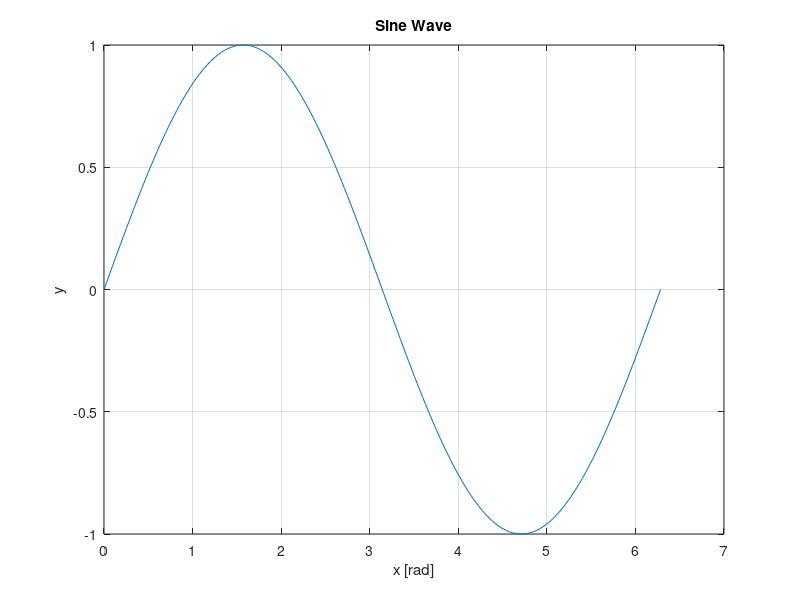
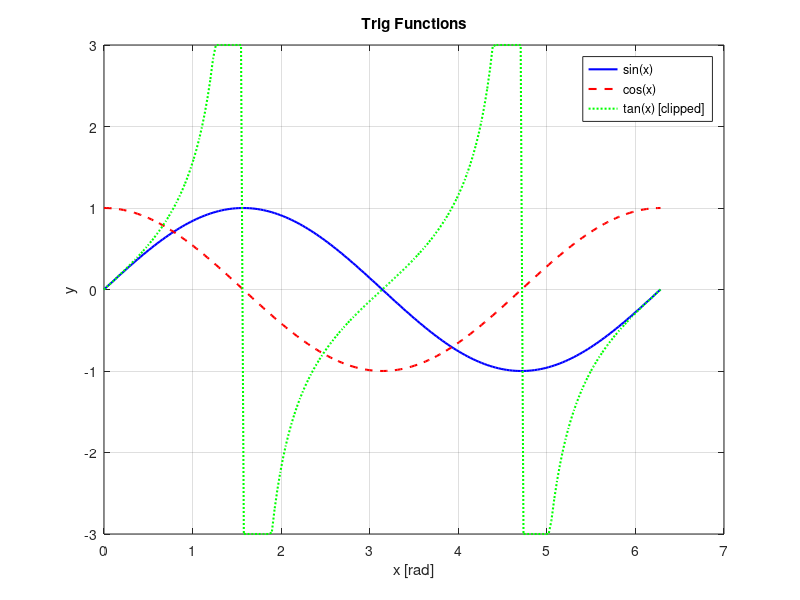
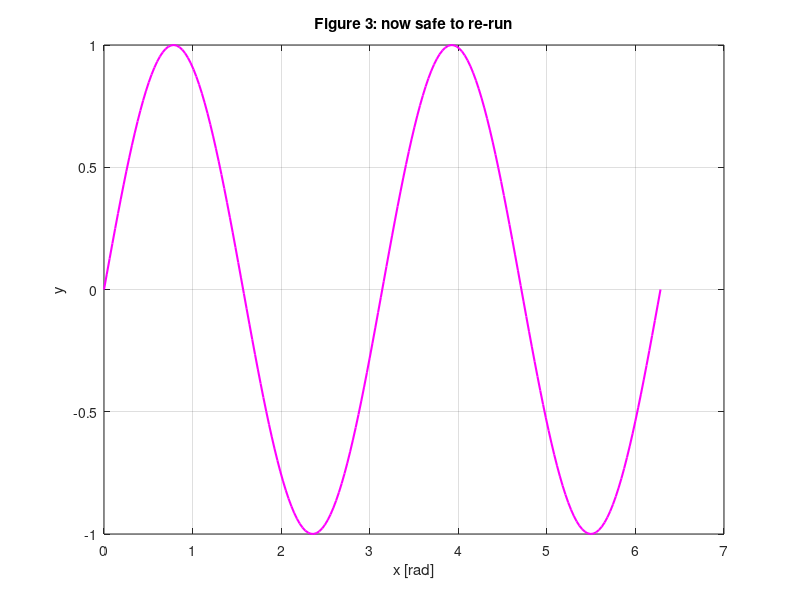
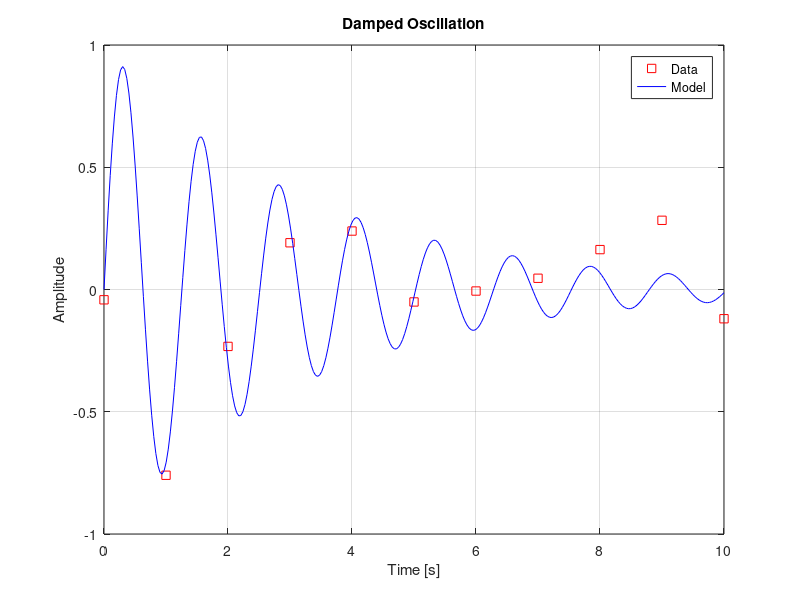

Write MATLAB code to recreate these figures, in order.
%[text] # Figures in Live Scripts: Best Practices
%[text] This demo walks through common patterns and pitfalls when creating 2D plots inside MATLAB live scripts.  Live scripts display output *inline*, which changes how figures behave compared to traditional `.m` scripts.
%%
%[text] ## Start Every Script with `clear` and `close all`
%[text] `clear` removes all variables from the workspace.  `close all` closes any figure windows that may be open from a previous run.  Without these, leftover state from a prior run can contaminate your results — a plot from the last run may still be "live" and accept new data unintentionally.
clear
close all
%[text] **Rule:** Put `clear` and `close all` at the very top of every script.
%%
%[text] ## A Basic 2D Plot
%[text] Always:
%[text] 1. Open a numbered figure with `figure(N)`.
%[text] 2. Clear it with `clf()` before drawing.
%[text] 3. Add axis labels and a title. \
%[text] `figure(1)` creates or raises Figure 1. `clf()` wipes any existing content so you start with a blank canvas.  Without `clf()`, re-running the section appends to whatever is already there.
x = linspace(0, 2*pi, 200);
y_sin = sin(x);

figure(1);
clf();
plot(x, y_sin)
xlabel('x [rad]')
ylabel('y')
title('Sine Wave')
grid('on')

%%
%[text] ## Overlaying Plots with `hold on`
%[text] To draw multiple curves on one set of axes, call `hold on` *after* the first `plot`.  Every subsequent `plot` call then adds to the same axes instead of replacing them.  Call `hold off` when you are done overlaying (or let `clf()` reset it on the next run).
%[text] 
%[text] **Important for live scripts:** Keep all the code that builds a single figure *within one section*.  If you split a `hold on` sequence across a `%%` section break, the inline output area is split too and the figure may render in pieces or appear duplicated.
y_cos = cos(x);
y_tan_clip = max(min(tan(x), 3), -3);   

figure(2);
clf();
plot(x, y_sin, 'b-',  'LineWidth', 1.5, 'DisplayName', 'sin(x)')
hold on
plot(x, y_cos, 'r--', 'LineWidth', 1.5, 'DisplayName', 'cos(x)')
plot(x, y_tan_clip, 'g:', 'LineWidth', 1.5, 'DisplayName', 'tan(x) [clipped]')
hold off

xlabel('x [rad]')
ylabel('y')
title('Trig Functions')
legend('Location', 'northeast')
grid('on')

%%
%[text] ## What Goes Wrong Without `clf()`
%[text] Run the cell below *twice* in a row and watch what happens to Figure 3.  The second run adds another sine wave on top of the first one instead of replacing it because `hold on` is still active from the previous run.
%[text] This is one of the most common sources of confusion in live scripts.
figure(3);
% clf() intentionally omitted to demonstrate the problem
plot(x, sin(2*x), 'm-', 'LineWidth', 1.5)
hold on
xlabel('x [rad]')
ylabel('y')
title('Figure 3: re-run me without clf — watch the plot accumulate')
%%
%[text] ## Fix: Always Pair `figure(N)` with `clf()`
%[text] Replacing the section above with `clf()` makes it idempotent — it looks the same no matter how many times you re-run it.
figure(3);
clf();                              % <-- this makes re-runs safe
plot(x, sin(2*x), 'm-', 'LineWidth', 1.5)
xlabel('x [rad]')
ylabel('y')
title('Figure 3: now safe to re-run')
grid('on')
%%
%[text] ## Multiple Independent Figures in One Script
%[text] Use a different figure number for each independent plot.  Keep each figure's complete setup (from `figure(N); clf()` through the last formatting call) together in one section.
figure(4);
clf();
t = linspace(0, 10, 300);
plot(t, exp(-0.3*t) .* sin(5*t), 'k-', 'LineWidth', 1.5)
xlabel('Time [s]')
ylabel('Amplitude')
title('Damped Oscillation')
grid('on')

figure(5);
clf();
theta = linspace(0, 2*pi, 300);
plot(cos(theta), sin(theta), 'b-', 'LineWidth', 2)
axis('equal')
xlabel('x')
ylabel('y')
title('Unit Circle')
grid('on')
%%
%[text] ## Section Breaks to Control Rendering
%[text] A section break forces any pending figure output to render inline at that point.  This is useful when debugging or when you want to see an intermediate state of a plot before more data is added.
%[text] ### Example: All in one section
figure(4); clf;
% Plot the data - discrete points
tt = linspace(0, 10, 11);
plot(tt, exp(-0.3*tt) .* sin(5*tt)+0.1*randn(1,length(tt)), 'rs', ...
    "DisplayName", "Data")
hold on

%[text] **Note - no figure is created here!**
% Plot the model - continuous curve (approximated)
plot(t, exp(-0.3*t) .* sin(5*t), 'b-', 'DisplayName', 'Model')
legend('Location', 'northeast')
xlabel('Time [s]')
ylabel('Amplitude')
title('Damped Oscillation')
grid('on')
%%
%[text] ### Example: Section break to force rendering
figure(4); clf;
% Plot the data - discrete points
tt = linspace(0, 10, 11);
plot(tt, exp(-0.3*tt) .* sin(5*tt)+0.1*randn(1,length(tt)), 'rs', ...
    "DisplayName", "Data")
hold on
%[text] **Section break forces rendering**
%%
%[text] 
% Plot the model - continuous curve (approximated)
plot(t, exp(-0.3*t) .* sin(5*t), 'b-', 'DisplayName', 'Model')
legend('Location', 'northeast')
xlabel('Time [s]')
ylabel('Amplitude')
title('Damped Oscillation')
grid('on')
%%
%[text] ## Summary: Figure Best Practices
%[text:table]{"ignoreHeader":true}
%[text] | **Practice** | **Why** |
%[text] | --- | --- |
%[text] | `clear` + `close all` at top | Prevents leftover state from prior runs |
%[text] | `figure(N)` with a fixed number | Targets the same window consistently |
%[text] | `clf()` right after `figure(N)` | Guarantees a clean canvas every run |
%[text] | `hold on` / `hold off` within one section | Keeps the inline output together |
%[text] | All figure code in one section | Avoids split or duplicated inline output |
%[text] | Section breaks force rendering | Helpful in debugging to see the individual steps |
%[text] | Labels, title, legend, grid | Required for any figure you turn in |
%[text:table]

%[appendix]{"version":"1.0"}
%---
%[metadata:view]
%   data: {"layout":"inline"}
%---
